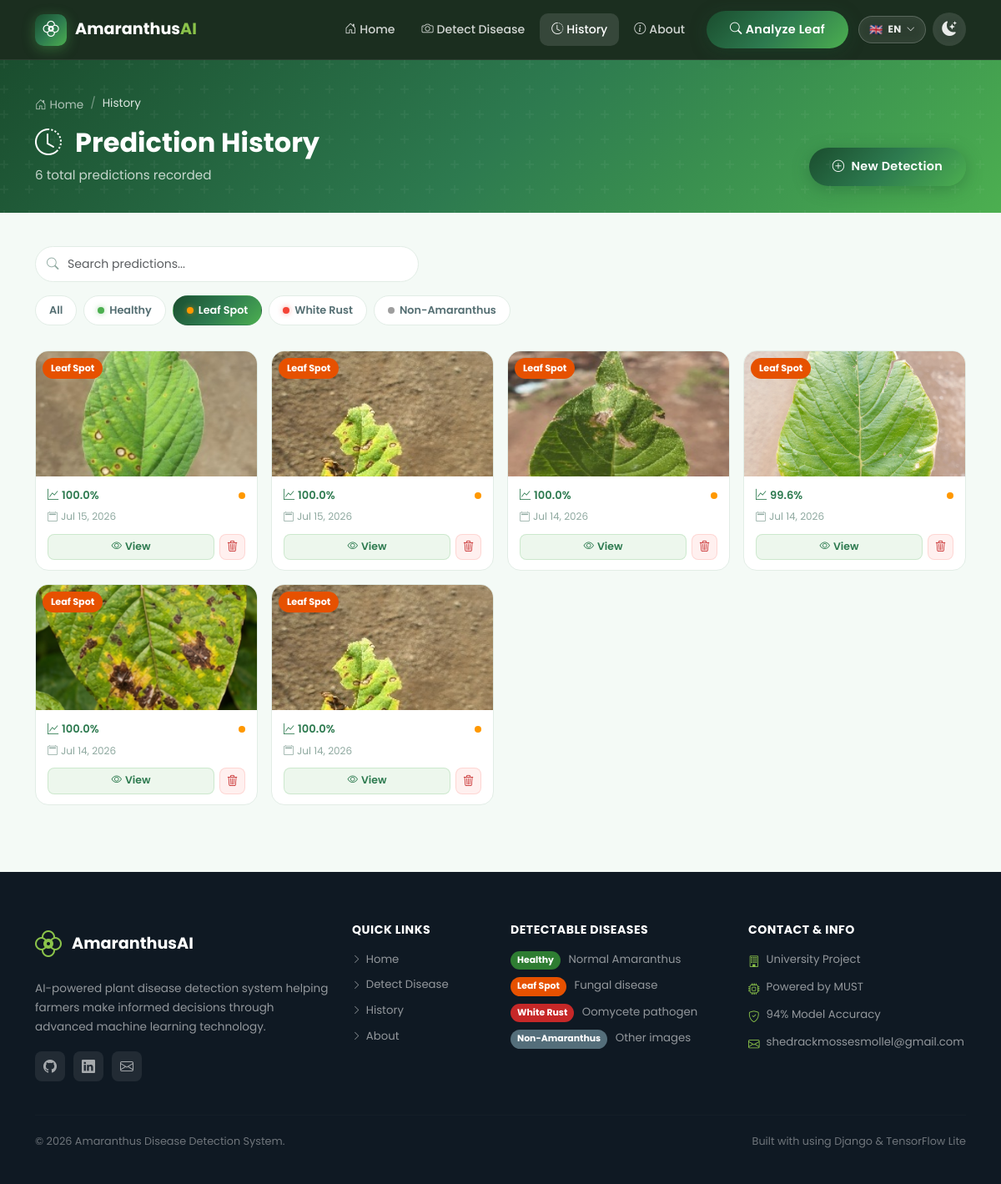
Page /history/?filter=spot_leaf on the committed database.
### disease_app/models.py (models this page shows, shortened)
class Prediction(models.Model):
    RISK_CHOICES = [
        ('Low',     'Low'),
        ('Medium',  'Medium'),
        ('High',    'High'),
        ('Unknown', 'Unknown'),
    ]
    image          = models.ImageField(upload_to='predictions/')
    predicted_class = models.CharField(max_length=100)
    display_name   = models.CharField(max_length=100, default='Unknown')
    confidence     = models.FloatField()
    all_probabilities = models.JSONField(default=dict)
    risk_level     = models.CharField(max_length=20, choices=RISK_CHOICES, default='Unknown')
    risk_color     = models.CharField(max_length=20, default='secondary')
    notes          = models.TextField(blank=True)
    created_at     = models.DateTimeField(auto_now_add=True)
    class Meta:
        ordering = ['-created_at']
        verbose_name = 'Prediction'
        verbose_name_plural = 'Predictions'

### disease_app/views.py (the view)
# urls.py: path('history/',            views.history,           name='history'),
def history(request):
    qs = Prediction.objects.all()
    search = request.GET.get('q', '').strip()
    if search:
        qs = qs.filter(display_name__icontains=search) | qs.filter(predicted_class__icontains=search)
    filter_class = request.GET.get('filter', '')
    if filter_class and filter_class != 'all':
        qs = qs.filter(predicted_class=filter_class)
    paginator = Paginator(qs, 12)
    page_obj  = paginator.get_page(request.GET.get('page', 1))
    context = {
        'page_obj':      page_obj,
        'search':        search,
        'filter_class':  filter_class,
        'total_count':   qs.count(),
        'display_names': DISPLAY_NAMES,
    }
    return render(request, 'history.html', context)

### templates/history.html (shortened to what this page needs)
{% extends 'base.html' %}
{% load static %}
{% block content %}
<div class="page-header-section">
  <div class="container">
    <nav aria-label="breadcrumb">
      <ol class="breadcrumb breadcrumb-custom">
        <li class="breadcrumb-item"><a href="{% url 'disease_app:home' %}"><i class="bi bi-house-door me-1"></i>{% trans "Home" %}</a></li>
        <li class="breadcrumb-item active">{% trans "History" %}</li>
      </ol>
    </nav>
    <div class="d-flex justify-content-between align-items-end flex-wrap gap-2">
      <div>
        <h1 class="page-header-title"><i class="bi bi-clock-history me-3"></i>{% trans "Prediction History" %}</h1>
        <p class="page-header-subtitle">{{ total_count }} {% trans "total predictions" %} recorded</p>
      </div>
      <a href="{% url 'disease_app:predict' %}" class="btn btn-primary-custom">
        <i class="bi bi-plus-circle me-2"></i>{% trans "New Detection" %}
      </a>
    </div>
  </div>
</div>
<section class="history-section">
  <div class="container">
    <div class="history-controls">
      <form method="GET" class="history-search-form" id="searchForm">
        <div class="search-input-wrap">
          <i class="bi bi-search search-icon"></i>
          <input type="text" name="q" class="form-control search-input"
                 placeholder="{% trans 'Search predictions...' %}" value="{{ search }}"
                 id="searchInput" autocomplete="off" />
        </div>
      </form>
      <div class="filter-chips">
        <a href="{% url 'disease_app:history' %}{% if search %}?q={{ search }}{% endif %}"
           class="filter-chip {% if not filter_class or filter_class == 'all' %}active{% endif %}">
          {% trans "All" %}
        </a>
        <a href="?filter=health{% if search %}&q={{ search }}{% endif %}"
           class="filter-chip filter-chip-success {% if filter_class == 'health' %}active{% endif %}">
          <span class="dot dot-success"></span>{% trans "Healthy" %}
        </a>
        <a href="?filter=spot_leaf{% if search %}&q={{ search }}{% endif %}"
           class="filter-chip filter-chip-warning {% if filter_class == 'spot_leaf' %}active{% endif %}">
          <span class="dot dot-warning"></span>{% trans "Leaf Spot" %}
        </a>
        <a href="?filter=white_rust{% if search %}&q={{ search }}{% endif %}"
           class="filter-chip filter-chip-danger {% if filter_class == 'white_rust' %}active{% endif %}">
          <span class="dot dot-danger"></span>{% trans "White Rust" %}
        </a>
        <a href="?filter=non_amaranthus{% if search %}&q={{ search }}{% endif %}"
           class="filter-chip filter-chip-secondary {% if filter_class == 'non_amaranthus' %}active{% endif %}">
          <span class="dot dot-secondary"></span>{% trans "Non-Amaranthus" %}
        </a>
      </div>
    </div>
    {% if page_obj %}
    <div class="row g-3 history-grid">
      {% for pred in page_obj %}
      <div class="col-lg-3 col-md-4 col-sm-6">
        <div class="history-card">
          <div class="history-img-wrap">
            {% if pred.image %}
              <img src="{{ pred.image.url }}" alt="{{ pred.display_name }}"
                   class="history-img" loading="lazy" />
            {% else %}
              <div class="history-img-placeholder"><i class="bi bi-image"></i></div>
            {% endif %}
            <span class="history-badge badge-{{ pred.risk_color }}">{{ pred.display_name }}</span>
          </div>
          <div class="history-body">
            <div class="history-conf-row">
              <span class="history-conf">
                <i class="bi bi-graph-up me-1"></i>{{ pred.confidence|floatformat:1 }}%
              </span>
              <span class="history-risk-dot risk-dot-{{ pred.risk_color }}" title="{{ pred.risk_level }} Risk"></span>
            </div>
            <p class="history-date"><i class="bi bi-calendar2 me-1"></i>{{ pred.created_at|date:"M d, Y" }}</p>
            <div class="history-actions">
              <a href="{% url 'disease_app:result' pred.pk %}" class="btn btn-sm btn-view-result">
                <i class="bi bi-eye me-1"></i>{% trans "View" %}
              </a>
              <form method="post" action="{% url 'disease_app:delete_prediction' pred.pk %}"
                    class="d-inline" onsubmit="return confirmDelete(event)">
                <button type="submit" class="btn btn-sm btn-delete-pred" title="{% trans 'Delete' %}">
                  <i class="bi bi-trash3"></i>
                </button>
              </form>
            </div>
          </div>
        </div>
      </div>
      {% endfor %}
    </div>
    {% endif %}
  </div>
</section>
{% endblock %}

### rows in the picture
Prediction: image (picture), display_name "Leaf Spot", confidence "100.0", created_at "Jul 15, 2026"
Prediction: image (picture), display_name "Leaf Spot", confidence "100.0", created_at "Jul 15, 2026"
Prediction: image (picture), display_name "Leaf Spot", confidence "100.0", created_at "Jul 14, 2026"
Prediction: image (picture), display_name "Leaf Spot", confidence "99.6", created_at "Jul 14, 2026"
Prediction: image (picture), display_name "Leaf Spot", confidence "100.0", created_at "Jul 14, 2026"
Prediction: image (picture), display_name "Leaf Spot", confidence "100.0", created_at "Jul 14, 2026"

### other values in the picture
{{ total_count }} "6"
